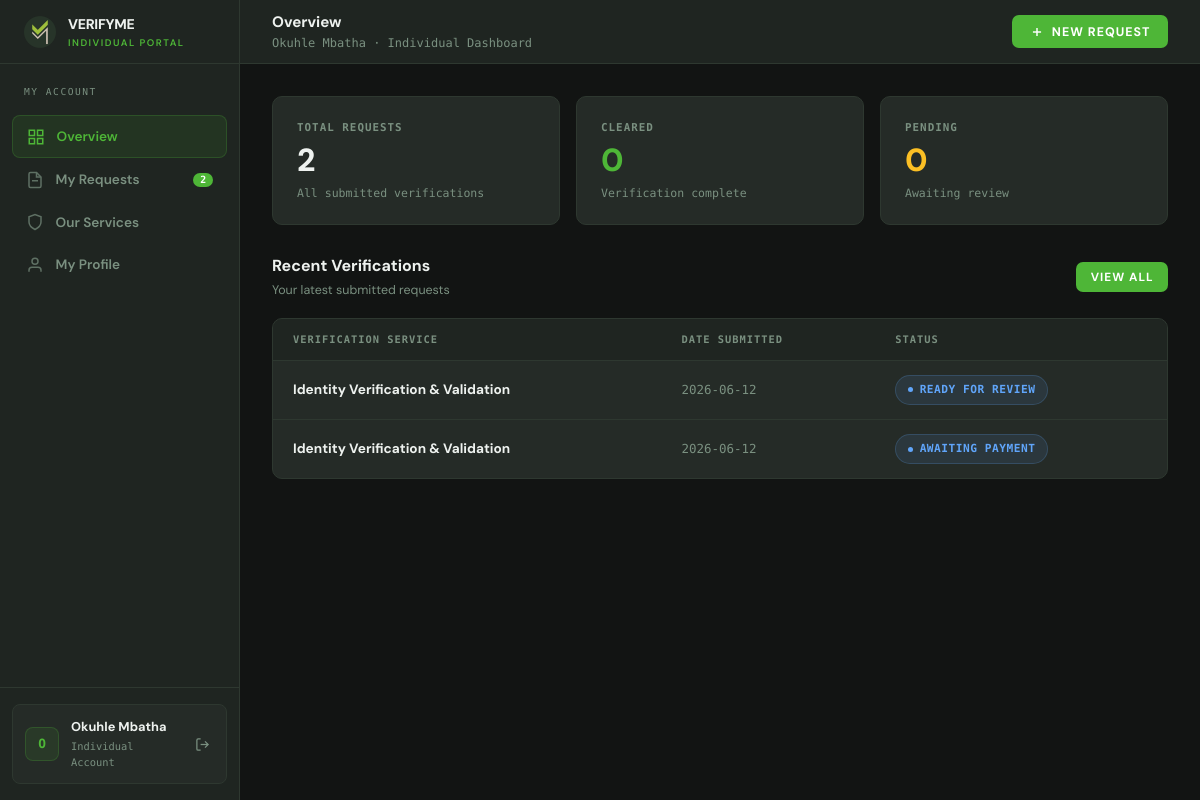
The page /dashboard/individual (signed in) on the database its author committed.
### tables this page shows
CREATE TABLE users (
                id INTEGER PRIMARY KEY AUTOINCREMENT,
                email TEXT UNIQUE NOT NULL,
                password_hash TEXT NOT NULL,
                applicant_type TEXT NOT NULL,       -- 'individual' or 'company'
                individual_name TEXT,               -- Nullable if corporate
                individual_id TEXT,                 -- Nullable if corporate
                company_name TEXT,                  -- Nullable if individual
                company_contact TEXT,               -- Nullable if individual
                created_at TIMESTAMP DEFAULT CURRENT_TIMESTAMP
            );

CREATE TABLE individual_audits (
                id INTEGER PRIMARY KEY AUTOINCREMENT,
                user_id INTEGER NOT NULL,            -- Links to individual applicant
                verification_type TEXT NOT NULL,     -- 'National ID Card Audit', 'Tertiary Qualification Audit'
                status TEXT DEFAULT 'Pending',       -- 'Pending', 'Cleared', etc.
                created_at TIMESTAMP DEFAULT CURRENT_TIMESTAMP, payment_method TEXT DEFAULT 'manual_eft', payment_status TEXT DEFAULT 'Pending', payment_ref TEXT, pop_file_path TEXT, id_file_path TEXT, qualification_file_path TEXT, rejection_reason TEXT,
                FOREIGN KEY (user_id) REFERENCES users (id)
            );

### app.py (the view)
@app.route('/dashboard/individual')
def dashboard_individual():
    if 'user_id' not in session or session.get('applicant_type') != 'individual':
        flash('Access denied. Individual validation profile required.', 'error')
        return redirect(url_for('login'))
    with get_db_connection() as conn:
        db_rows = conn.execute('''
            SELECT id, verification_type AS type, status, payment_status, rejection_reason, DATE(created_at) AS date
            FROM individual_audits WHERE user_id = ? ORDER BY created_at DESC
        ''', (session['user_id'],)).fetchall()
        user_profile = conn.execute('SELECT email, individual_name, individual_id, created_at FROM users WHERE id = ?', (session['user_id'],)).fetchone()
    return render_template(
        'dashboard_individual.html',
        checks=db_rows,
        requests=db_rows,
        audits=db_rows,
        user_profile=user_profile,
        hide_navbar=True,
        hide_footer=True
    )

### app.py (called while the page is built)
def get_db_connection():
    conn = sqlite3.connect(DATABASE)
    conn.row_factory = sqlite3.Row
    return conn

### templates/dashboard_individual.html (shortened to what this page needs)
{% extends 'base.html' %}
{% set hide_navbar = True %}
{% set hide_footer = True %}
{% block head %}
<link rel="stylesheet" href="https://cdnjs.cloudflare.com/ajax/libs/font-awesome/6.5.1/css/all.min.css">
{% endblock %}
{% block content %}
<div class="db-root">
    <aside class="db-sidebar" id="dbSidebar">
        <div class="sidebar-brand">
            <img src="{{ url_for('static', filename='images/VM_Icon.png') }}" alt="VerifyMe">
            <div>
                <span class="sidebar-brand-name">VerifyMe</span>
                <span class="sidebar-brand-sub">Individual Portal</span>
            </div>
        </div>
        <span class="sidebar-section-label">My Account</span>
        <nav class="sidebar-nav">
            <button class="nav-item active" onclick="switchTab('overview', this)">
                <svg class="nav-icon" viewBox="0 0 24 24" fill="none" stroke="currentColor" stroke-width="2">
                    <rect x="3" y="3" width="7" height="7" />
                    <rect x="14" y="3" width="7" height="7" />
                    <rect x="3" y="14" width="7" height="7" />
                    <rect x="14" y="14" width="7" height="7" />
                </svg>
                Overview
            </button>
            <button class="nav-item" onclick="switchTab('requests', this)">
                <svg class="nav-icon" viewBox="0 0 24 24" fill="none" stroke="currentColor" stroke-width="2">
                    <path d="M14 2H6a2 2 0 0 0-2 2v16a2 2 0 0 0 2 2h12a2 2 0 0 0 2-2V8z" />
                    <polyline points="14 2 14 8 20 8" />
                    <line x1="16" y1="13" x2="8" y2="13" />
                </svg>
                My Requests
                <span class="nav-badge">{{ checks|length }}</span>
            </button>
            <button class="nav-item" onclick="switchTab('services', this)">
                <svg class="nav-icon" viewBox="0 0 24 24" fill="none" stroke="currentColor" stroke-width="2">
                    <path d="M12 22s8-4 8-10V5l-8-3-8 3v7c0 6 8 10 8 10z" />
                </svg>
                Our Services
            </button>
            <button class="nav-item" onclick="switchTab('profile', this)">
                <svg class="nav-icon" viewBox="0 0 24 24" fill="none" stroke="currentColor" stroke-width="2">
                    <path d="M20 21v-2a4 4 0 0 0-4-4H8a4 4 0 0 0-4 4v2" />
                    <circle cx="12" cy="7" r="4" />
                </svg>
                My Profile
            </button>
        </nav>
        <div class="sidebar-footer">
            <div class="sidebar-user-card">
                <div class="user-avatar" id="userInitials">
                    {{ session.get('display_name', 'U')[0]|upper }}
                </div>
                <div class="user-info">
                    <div class="user-name">{{ session.get('display_name', 'Individual') }}</div>
                    <div class="user-role">Individual Account</div>
                </div>
                <a href="{{ url_for('logout') }}" class="btn-logout-sm" title="Log out">
                    <svg width="15" height="15" viewBox="0 0 24 24" fill="none" stroke="currentColor" stroke-width="2">
                        <path d="M9 21H5a2 2 0 0 1-2-2V5a2 2 0 0 1 2-2h4" />
                        <polyline points="16 17 21 12 16 7" />
                        <line x1="21" y1="12" x2="9" y2="12" />
                    </svg>
                </a>
            </div>
        </div>
    </aside>
    <div class="db-main">
        <header class="db-topbar">
            <div class="topbar-left">
                <div>
                    <div class="topbar-page-title" id="topbarTitle">Overview</div>
                    <div class="topbar-breadcrumb">{{ session.get('display_name', '') }} · Individual Dashboard</div>
                </div>
            </div>
            <div>
                <button class="btn-new-request" onclick="openModal()">
                    <svg width="14" height="14" viewBox="0 0 24 24" fill="none" stroke="currentColor" stroke-width="2.5">
                        <line x1="12" y1="5" x2="12" y2="19" />
                        <line x1="5" y1="12" x2="19" y2="12" />
                    </svg>
                    New Request
                </button>
            </div>
        </header>
        <div class="db-content">
            <div class="tab-panel active" id="tab-overview">
                <div class="stats-row">
                    <div class="stat-card">
                        <span class="stat-label">Total Requests</span>
                        <div class="stat-value">{{ checks|length }}</div>
                        <span class="stat-sub">All submitted verifications</span>
                    </div>
                    <div class="stat-card">
                        <span class="stat-label">Cleared</span>
                        <div class="stat-value lime">
                            {{ checks|selectattr('status','equalto','Cleared')|list|length }}
                        </div>
                        <span class="stat-sub">Verification complete</span>
                    </div>
                    <div class="stat-card">
                        <span class="stat-label">Pending</span>
                        <div class="stat-value warning">
                            {{ checks|selectattr('status','equalto','Pending')|list|length }}
                        </div>
                        <span class="stat-sub">Awaiting review</span>
                    </div>
                </div>
                <div class="section-head">
                    <div>
                        <h2>Recent Verifications</h2>
                        <p>Your latest submitted requests</p>
                    </div>
                    <button class="btn-new-request" style="font-size:0.74rem;padding:0.45rem 0.9rem;"
                        onclick="switchTab('requests', document.querySelectorAll('.nav-item')[1])">View All</button>
                </div>
                <div class="table-wrap">
                    <table class="vm-table">
                        <thead>
                            <tr>
                                <th>Verification Service</th>
                                <th>Date Submitted</th>
                                <th>Status</th>
                            </tr>
                        </thead>
                        <tbody>
                            {% for check in checks[:5] %}
                            <tr>
                                <td class="td-bold">{{ check.type }}</td>
                                <td class="td-mono">{{ check.date }}</td>
                                <td>
                                    {% if check.status == 'Cleared' %}
                                    <span class="status-pill pill-cleared">Cleared</span>
                                    {% elif check.status == 'Pending' %}
                                    <span class="status-pill pill-pending">Pending</span>
                                    {% elif check.status == 'Flagged' %}
                                    <span class="status-pill pill-flagged">Flagged</span>
                                    {% else %}
                                    <span class="status-pill pill-review">{{ check.status }}</span>
                                    {% endif %}
                                </td>
                            </tr>
                            {% else %}
                            <tr>
                                <td colspan="3" style="text-align:center;padding:3rem;color:var(--muted);font-size:0.88rem;">
                                    No requests yet — click <strong style="color:var(--white);">New Request</strong> to get started.
                                </td>
                            </tr>
                            {% endfor %}
                        </tbody>
                    </table>
                </div>
            </div>
        </div></div></div>
{%endblock%}

### static/css/style.css (style rules this page uses)
:root { --bg-dark-base: #181c19; --bg-panel-dark: #1f2521; --bg-card-dark: #252b27; --bg-card-raised: #2c342e; --brand-charcoal: #2a312c; --brand-olive: #617c41; --brand-lime: #4eb637; --brand-lime-dim: rgba(78, 182, 55, 0.12); --brand-muted: #8a9e8d; --brand-white: #eef2ef; --border: #2e3830; --border-bright: #3a4a3d; --font-head: 'DM Sans', sans-serif; --font-body: 'DM Sans', sans-serif; --font-mono: 'DM Mono', monospace; --radius-sm: 6px; --radius-md: 10px; --radius-lg: 16px; --shadow-card: 0 4px 24px rgba(0,0,0,0.35); --shadow-elevated: 0 16px 48px rgba(0,0,0,0.5); }
*, *::before, *::after { margin: 0; padding: 0; box-sizing: border-box; }
html { scroll-behavior: smooth; }
body { background-color: var(--bg-dark-base); color: var(--brand-white); font-family: var(--font-body); font-size: 16px; line-height: 1.6; overflow-x: hidden; -webkit-font-smoothing: antialiased; }

### rows shown on the page
users: get "Okuhle Mbatha"
individual_audits: type "Identity Verification & Validation", date "2026-06-12", status "READY FOR REVIEW"
individual_audits: type "Identity Verification & Validation", date "2026-06-12", status "AWAITING PAYMENT"

### other values the page prints
{{ checks|length }} "2"
{{ session.get('display_name', 'U')[0]|upper }} "O"
{{ checks|selectattr('status','equalto','Cleared')|list|length }} "0"
{{ checks|selectattr('status','equalto','Pending')|list|length }} "0"
